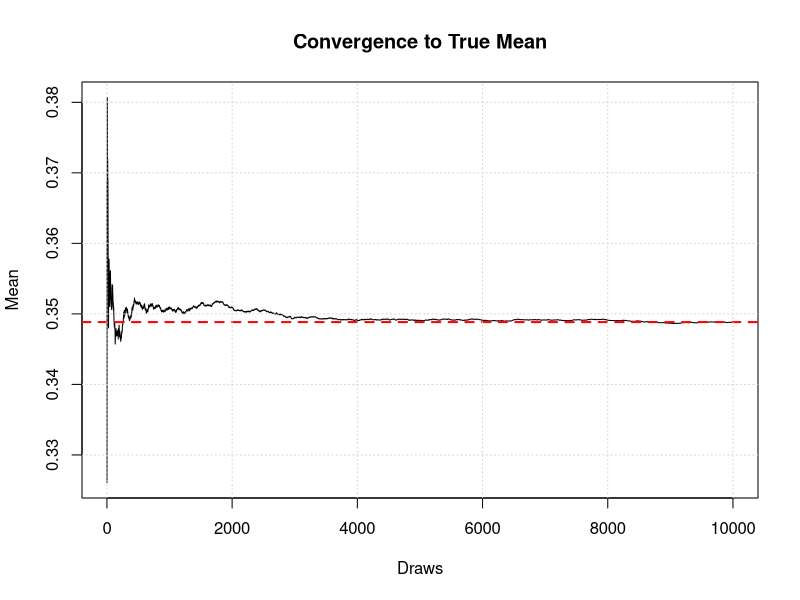
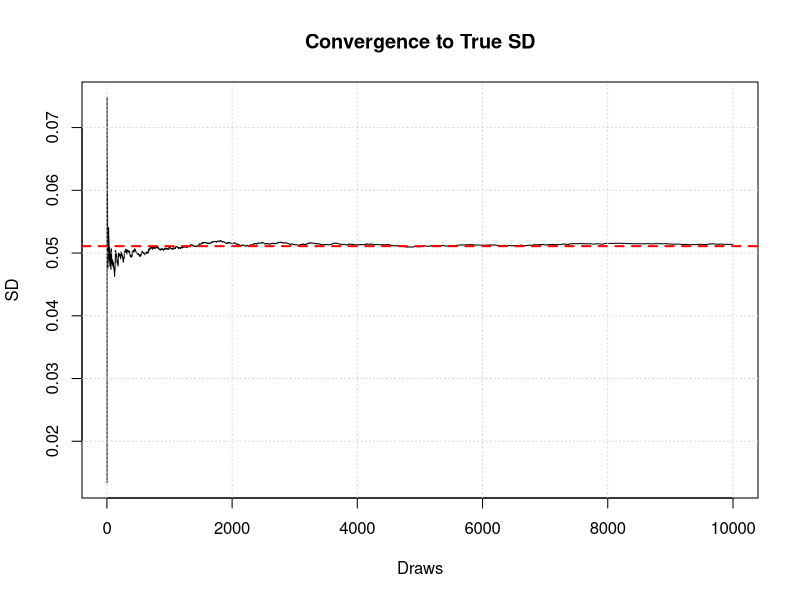
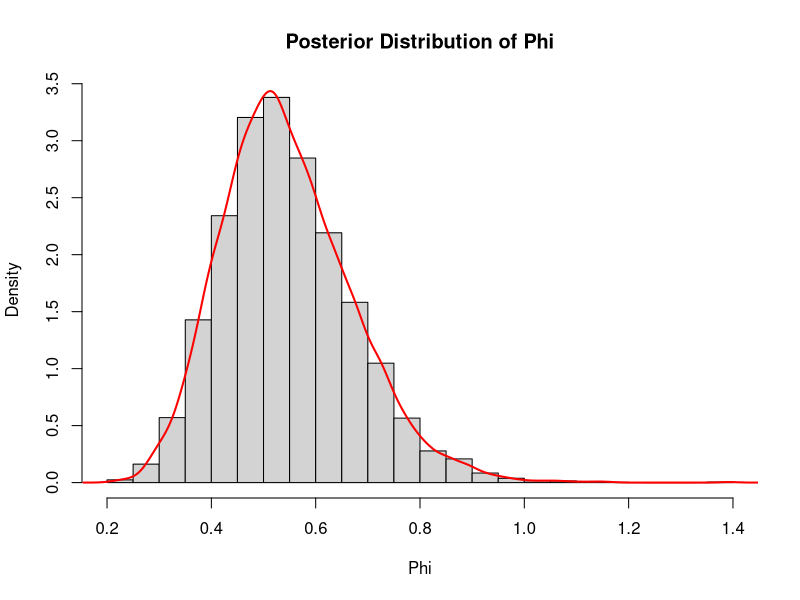
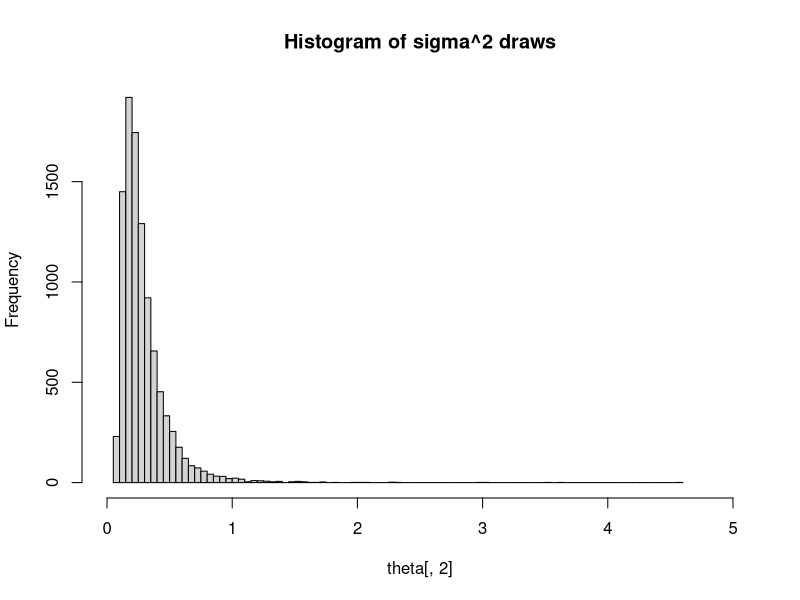
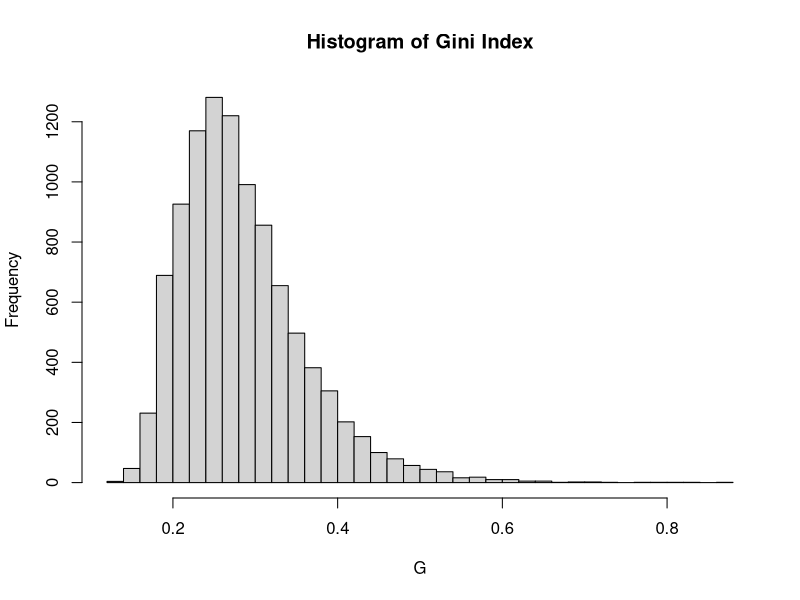
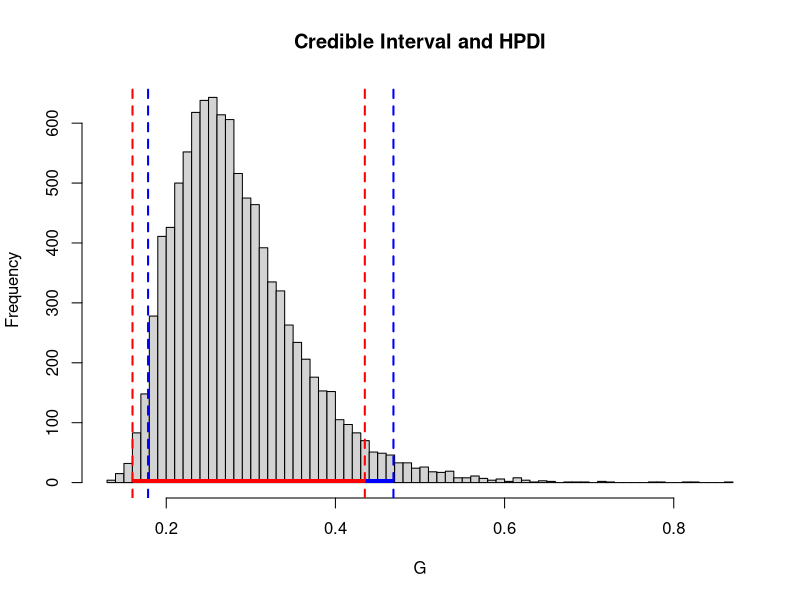
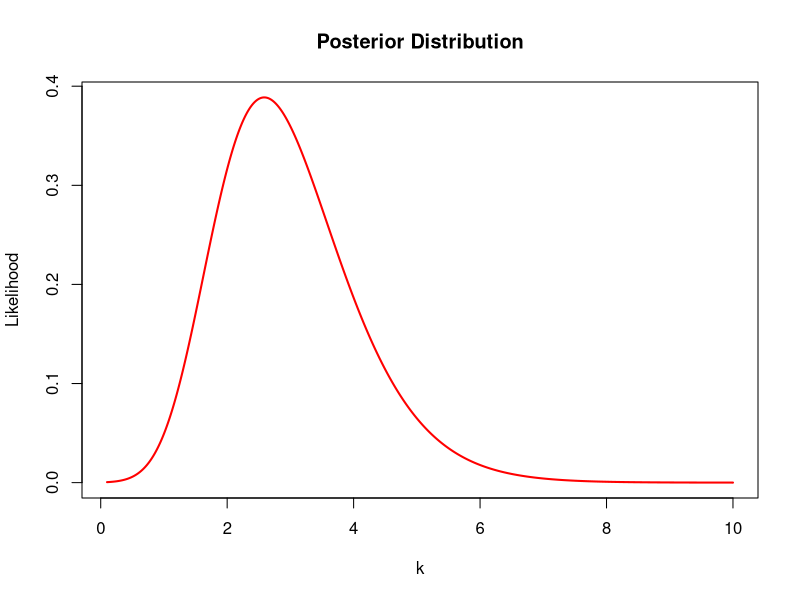
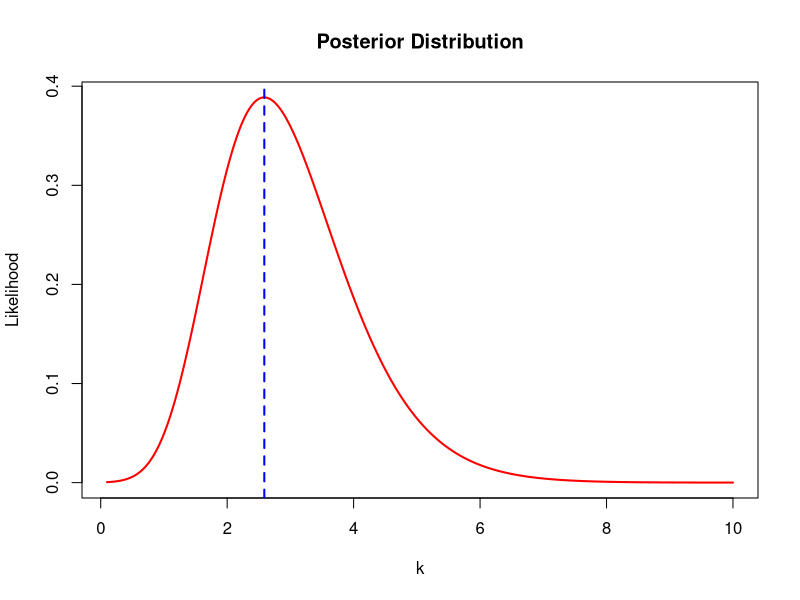

Reproduce these figures in R, in order.
## ---- chunk 1
knitr::opts_chunk$set(echo = TRUE)
library(ggplot2)
## ---- chunk 2
alpha <- 8 
beta <- 8  
n <- 70 
s <- 22
f <- n-s
nDraws <- 10000  
## ---- chunk 3
alpha_posterior <- alpha + s
beta_posterior <- beta + f

true_mean <- alpha_posterior / (alpha_posterior + beta_posterior)
true_variance <- (alpha_posterior * beta_posterior) / ((alpha_posterior+beta_posterior+1)*
                                                         (alpha_posterior+beta_posterior)^2)

cat("True mean:", true_mean,"\n")
cat("True SD:", sqrt(true_variance),"\n")
## ---- chunk 4
set.seed(123)
# Draws from posterior distribution
random_values_posterior <- rbeta(nDraws, alpha_posterior, beta_posterior)

sample_means <- sapply(2:nDraws, function(i) mean(random_values_posterior[1:i]))
sample_stds <- sapply(2:nDraws, function(i) sd(random_values_posterior[1:i]))

mean_sd_data <- data.frame(Draws = 2:nDraws, Mean = sample_means, Std = sample_stds)

plot(mean_sd_data$Draws, mean_sd_data$Mean, type = 'l', xlab = "Draws", ylab = "Mean", 
     main = "Convergence to True Mean")
abline(h = true_mean, col = "red", lwd = 2, lty = 2)
grid()

plot(mean_sd_data$Draws, mean_sd_data$Std, type = 'l', xlab = "Draws", ylab = "SD", 
     main = "Convergence to True SD")
abline(h = sqrt(true_variance), col = "red", lwd = 2, lty = 2)
grid()
## ---- chunk 5
posterior_probability <- mean(random_values_posterior > 0.3)
exact_posterior_probability <- 1 - pbeta(0.3, alpha_posterior, beta_posterior)

cat("Posterior probability:", posterior_probability, "\n", 
    "Exact Value:", exact_posterior_probability)
## ---- chunk 6
# Calculate the odds phi = theta / (1 - theta)
phi_samples <- random_values_posterior / (1 - random_values_posterior)

# Plot the posterior distribution of phi
hist(phi_samples, breaks = 30, freq = FALSE, 
     main = "Posterior Distribution of Phi", xlab = "Phi")
lines(density(phi_samples), col = "red", lwd = 2)
## ---- chunk 7
mu <- 3.6
obs <- c(33, 24, 48, 32, 55, 74, 23, 17)
n <- length(obs)
log_obs <- log(obs)
mean_data <- mean(log_obs) # mean of the observations
tau2 <- sum((log(obs) - mu)^2) / n # variance of the observations
## ---- chunk 8
nDraws <- 10000
theta <- matrix(0, nDraws, 2)
theta[,2] <- (n*tau2)/ rchisq(nDraws, n)

# Plotting the histogram of sigma^2-draws
hist(theta[,2], breaks = 100, main = 'Histogram of sigma^2 draws', xlim = c(0,5)) 
## ---- chunk 9
G <- 2 * pnorm(sqrt(theta[,2])/ sqrt(2)) - 1
hist(G, breaks = 50, main = "Histogram of Gini Index")
## ---- chunk 10
# Compute the lower and upper bounds of the credible interval
lower_bound <- quantile(G, 0.025)
upper_bound <- quantile(G, 0.975)

cat("95% Equal Tail Credible Interval for G:", round(lower_bound, 4), "-", 
    round(upper_bound, 4), "\n")
cat("Difference between upper and lower bound:", upper_bound-lower_bound)
## ---- chunk 11
density_estimate <- density(G)
sorted_density <- sort(density_estimate$y, decreasing = TRUE) # Sort density values
cumulative_density <- cumsum(sorted_density)

cdf <- cumulative_density[(cumulative_density < sum(sorted_density) * 0.95)]
idx <- density_estimate$x[order(density_estimate$y,decreasing=TRUE)][1:length(cdf)]
lower_bound_hpdi <- min(idx)
upper_bound_hpdi <- max(idx)

cat("HPDI for G:", round(lower_bound_hpdi, 4), "-", round(upper_bound_hpdi, 4), "\n")
cat("Difference between upper and lower bound:", upper_bound_hpdi-lower_bound_hpdi)
## ---- chunk 12
hist(G, breaks = 100, main = "Credible Interval and HPDI")
abline(v = lower_bound, col = "blue", lwd = 2, lty = 2)
abline(v = upper_bound, col = "blue", lwd = 2, lty = 2)
rect(lower_bound, 0, upper_bound, 
     max(hist(G, breaks = 100, plot = FALSE)$density), col = "blue", border = NA)

abline(v = lower_bound_hpdi, col = "red", lwd = 2, lty = 2)
abline(v = upper_bound_hpdi, col = "red", lwd = 2, lty = 2)
rect(lower_bound_hpdi, 0, upper_bound_hpdi, 
     max(hist(G, breaks = 100, plot = FALSE)$density), col = "red", border = NA)
## ---- chunk 13
posterior_fnc <- function(k, y, mu, lambda) {
  n <- length(y)
  sum_cos <- sum(cos(y - mu))
  numerator <- exp(k * sum_cos - k * lambda)
  denominator <- (2*pi*besselI(k, 0))^n 
  result<-numerator / denominator
  return(result)
}
## ---- chunk 14
y <- c(-2.79, 2.33, 1.83, -2.44, 2.23, 2.33, 2.07, 2.02, 2.14, 2.54)
mu <- 2.4
lambda <- 0.5
k <- seq(0.1, 10, length.out = 1000)
posterior_values <- posterior_fnc(k, y, mu, lambda)

# normalize the posterior values to integrate to one
posterior_values_normalized <- posterior_values / sum(posterior_values * diff(k[1:2]))

plot(k, posterior_values_normalized, type = 'l', lwd = 2, col = 'red', 
     main = "Posterior Distribution", xlab = 'k', ylab = 'Likelihood')
## ---- chunk 15
max_posterior_index <- which.max(posterior_values_normalized)
cat("k value that maximizes the likelihood:", k[max_posterior_index])
## ---- chunk 16
plot(k, posterior_values_normalized, type = 'l', lwd = 2, col = 'red', 
     main = "Posterior Distribution", xlab = 'k', ylab = 'Likelihood')
abline(v = 2.587387, col = "blue", lwd = 2, lty = 2)
